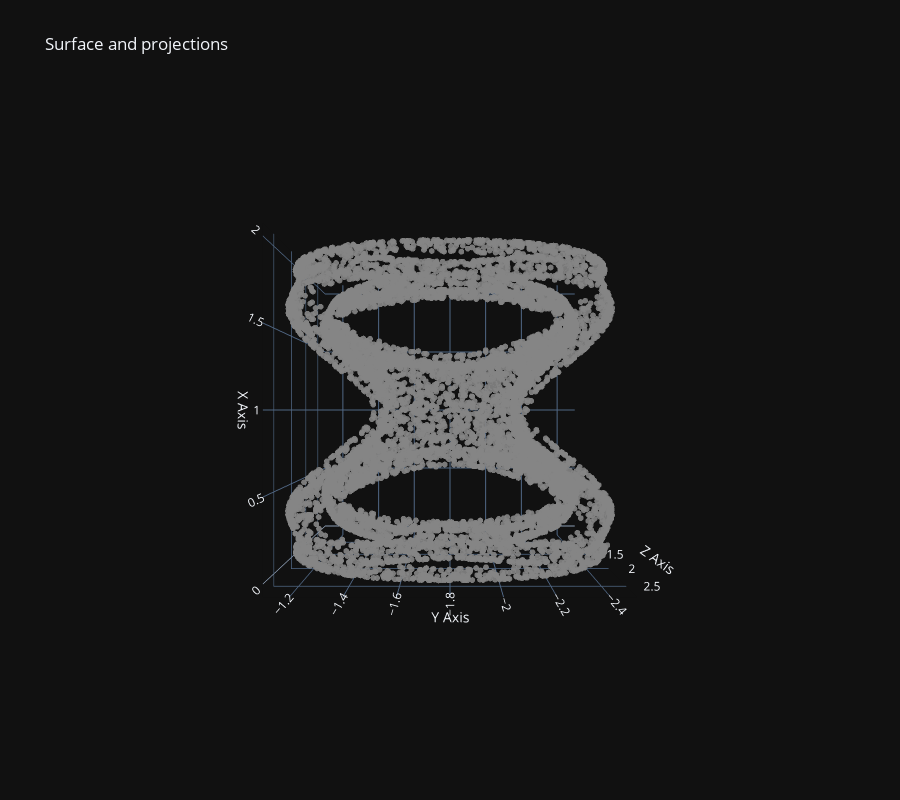

The code cell stored with this chart in its notebook:
### Code cell
from jnlr.utils.plot_utils import plot_3d_projection
from jnlr.utils.implicit_hypersurfaces import surface7, surface_b, surface_c

Y_lang = langevin_implicit(surface7, n_samples=10000, burn=100, thin=1, sigma=0.3, lam=0, kappa=0, R=5.0, tol=1e-2)
fig = plot_3d_projection(Y_lang)
fig.update_layout(scene_camera=dict(eye=dict(x=0., y=0., z=2.5)))

### Figure 1 — Plotly figure (JSON) as saved in the notebook; plotly's stock layout.template omitted (floating-point values rounded to 4 significant figures; data arrays with more than 128 entries replaced by an {"elided": "..."} marker saying what was removed)
{"data": [{"marker": {"color": "rgba(120,120,120,0.9)", "size": 2}, "mode": "markers", "name": "original", "type": "scatter3d", "x": {"elided": "9884 float values"}, "y": {"elided": "9884 float values"}, "z": {"elided": "9884 float values"}}], "layout": {"height": 800, "legend": {"itemsizing": "constant"}, "scene": {"aspectmode": "cube", "camera": {"eye": {"x": 0, "y": 0, "z": 2.5}}, "xaxis": {"title": {"text": "X Axis"}}, "yaxis": {"title": {"text": "Y Axis"}}, "zaxis": {"title": {"text": "Z Axis"}}}, "title": {"text": "Surface and projections"}}}
